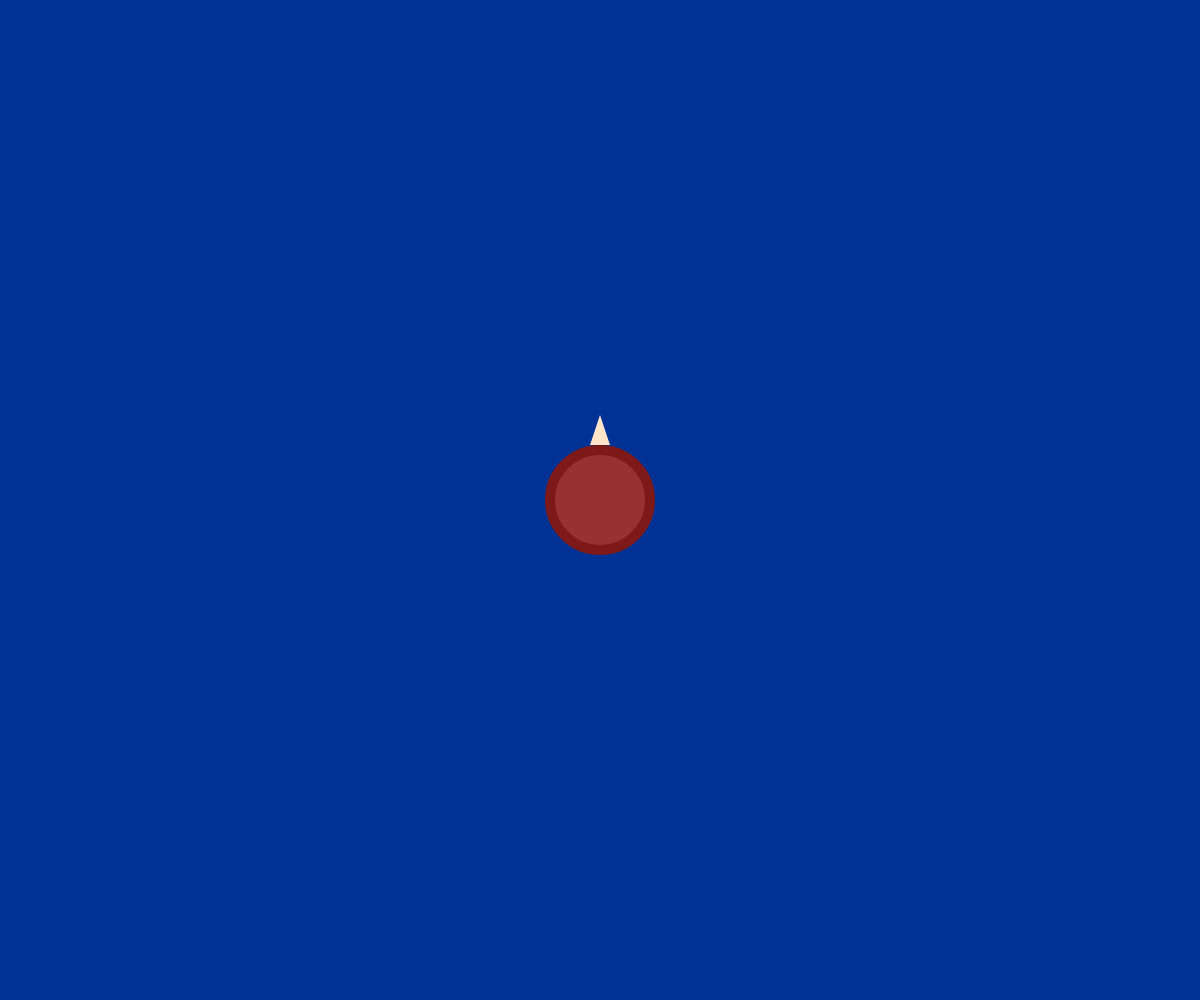
Frame 1 (no input)
Frame 60 (no input): identical to frame 1, image omitted
Frame 120 (the mouse pressed at the canvas centre since frame 60): identical to frame 1, image omitted

The p5.js sketch that drew this single still picture (run headless with seeded random() and noise() and a simulated clock; from frame 60 on, the mouse is pressed at the canvas centre):

// p5.js sketch
// ── sketch.js
var rocketPos;
var rocketRot;
var rocketVel;
var jetOn;
var planetPos;
var offGround;

function setup() {
  createCanvas(windowWidth, windowHeight);
  rocketPos = createVector(width / 2, height / 2 - 65);
  rocketRot = 0;
  rocketVel = createVector(0, 0);
  jetOn = [false, false, false]
  planetPos = createVector(width / 2, height / 2);
  offGround = false;
}

function draw() {
  background(0, 50, 150);
  strokeWeight(10);
  stroke(125, 25, 25);
  fill(150, 50, 50);
  ellipse(planetPos.x, planetPos.y, 100, 100);
  push();
  translate(rocketPos.x, rocketPos.y);
  rotate(rocketRot);
  if(jetOn[1]) {
    strokeWeight(5);
    stroke(255, 150, 50)
    line(-5, 10, -8, 20);
    line(5, 10, 8, 20);
  }
  if(jetOn[0]) {
    strokeWeight(5);
    stroke(255, 150, 50)
    line(-5, 10, -8, 20);
  }
  if(jetOn[2]) {
    strokeWeight(5);
    stroke(255, 150, 50)
    line(5, 10, 8, 20);
  }
  noStroke();
  fill(255, 230, 200);
  triangle(-10, 10, 10, 10, 0, -20);
  pop();
  if(jetOn[1]) {
    var jetForce = createVector(0, -0.066).rotate(rocketRot);
    rocketVel.add(jetForce);
  }
  if(jetOn[0]) {
    var jetForce = createVector(0, -0.033).rotate(rocketRot + 0.4);
    rocketVel.add(jetForce);
  }
  if(jetOn[2]) {
    var jetForce = createVector(0, -0.033).rotate(rocketRot - 0.4);
    rocketVel.add(jetForce);
  }
  var gravityForce = p5.Vector.sub(planetPos, rocketPos);
  gravityForce.setMag(200 / pow(gravityForce.mag(), 2));
  rocketVel.add(gravityForce)
  rocketPos.add(rocketVel);
  if(rocketPos.dist(planetPos) < 65) {
    if(offGround) {
      rocketPos.set(10000, 10000);
    }
    rocketVel.set(0, 0);
    if(rocketPos.y < width / 2) {
      rocketPos.add(0, rocketPos.dist(planetPos) - 65);
    } else {
      rocketPos.add(0, 65 - rocketPos.dist(planetPos));
    }
  } else {
    offGround = true;
  }
  if(rocketPos.dist(planetPos) < 100) {
    console.log(rocketVel.heading() + HALF_PI);
    console.log(rocketVel);
  }
  if(rocketVel.mag() > 0.001) {
    rocketRot = rocketVel.heading() + HALF_PI;
  }
} 

function keyPressed() {
  if(keyCode == UP_ARROW) {
    jetOn[1] = true;
  }
  if(keyCode == LEFT_ARROW) {
    jetOn[0] = true;
  }
  if(keyCode == RIGHT_ARROW) {
    jetOn[2] = true;
  }
}

function keyReleased() {
  if(keyCode == UP_ARROW) {
    jetOn[1] = false;
  }
  if(keyCode == LEFT_ARROW) {
    jetOn[0] = false;
  }
  if(keyCode == RIGHT_ARROW) {
    jetOn[2] = false;
  }
}
